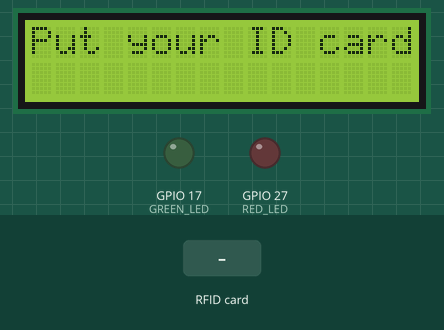
Bench run of a program on a simulated Raspberry Pi (BCM pin numbers). Shown: 16×2 character LCD, output pins drawn as LEDs (lit = HIGH). Dashed ring = blinking. The test bench sets the inputs (shaded band). The RFID card's data blocks start empty; pins used as bus, display or sensor lines are not drawn.

Above: at 1.2 s.
1.3 s: RFID card 5A 4F D3 80 held to the reader
At 2.1 s:
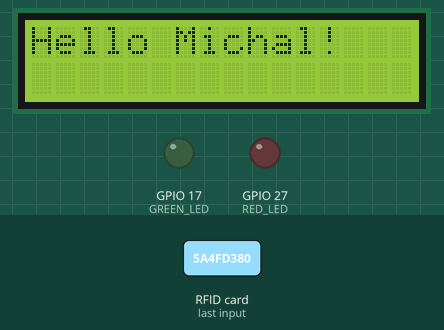
4.3 s: RFID card 0D 1A 10 0C held to the reader
At 4.6 s:
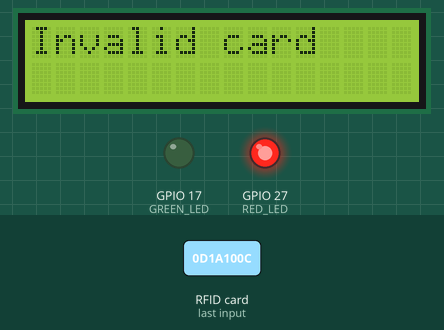
6.8 s: RFID card 5A 4F D3 80 held to the reader
At 8.5 s:
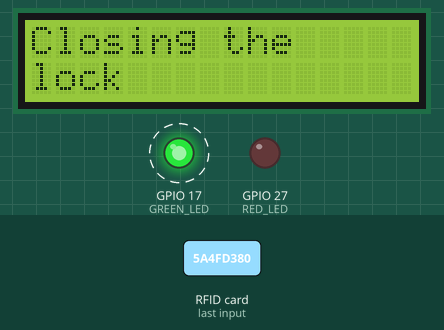
Timing chart, 0 to 12.3 s (numbered marks = the images above; inputs shaded):
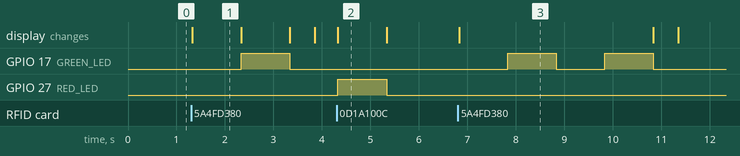

The program:

main.py
```python
import RPi.GPIO as GPIO                             # Obsługa pinów GPIO i PWM
from time import sleep                              # Biblioteka do wykorzystania funkcji sleep()
from mfrc522 import SimpleMFRC522                   # Biblioteka obsługi czytnika RFID
from RPLCD.gpio import CharLCD                      # Obsługa wyświetlacza LCD

GPIO.setwarnings(False)                             # wyłączenie ostrzeżeń podczas pracy kodu
"""-----------------------------------------"""
GPIO.setmode(GPIO.BCM)                              # konfiguracja konwencji oznaczenia pinów GPIO

# --- definicja pinów wyjściowych ---
PWM_PIN = 18                                        # Sygnał PWM ma być wygenerowany na GPIO18, czyli fizyczny pin 12
GREEN_LED = 17                                      # Dioda zielona informująca o poprawnym ID
RED_LED = 27                                        # Dioda czerwona informująca o błędnym ID

# --- definicja kanałów jako wyjścia ---
GPIO.setup(RED_LED,GPIO.OUT)
GPIO.setup(GREEN_LED,GPIO.OUT)
GPIO.setup(PWM_PIN, GPIO.OUT)

freq = 50                                           # częstotliowść przebiegu PWM
correctID = 387886317638                            # Prawidłowe ID
count = 0

"""-----------------------------------------"""

reader = SimpleMFRC522()                            # Stworzenie instancji

# Konfiguracja wyświetlacza LCD
lcd = CharLCD(numbering_mode=GPIO.BCM, pin_rs=5, pin_e=6, pins_data=[13, 26, 16, 12],
              cols=16, rows=2, dotsize=8,
              charmap='A02',
              auto_linebreaks=False)


pwm = GPIO.PWM(PWM_PIN,freq)                        # definicja kanału PWM na pinie (18) i częstotliwości 50 Hz (20ms)

# Uruchomienie PWM: 3 oznacza wypełnienie 3% czyli pozycja 0
pwm.start(3)
GPIO.output(PWM_PIN, True)


while True:
    lcd.clear()                                     # Czyszczenie ekranu
    lcd.write_string('Put your ID card')            # Wyświetlenie informacji o zbliżeniu karty

    id, text = reader.read()                        # Odczyt ID z karty

    if(id == correctID):                            # jeśli przyłozona karta jest zgodna z ID

        count = count + 1                           # Zwiększenie licznika (po ponownym przyłożeniu karty)
        if(count == 2):                             # Jeśli drugi raz przyłoży się kartę następuje zamknięcie zamka
            lcd.clear()                             # Czyszczenie ekranu
            lcd.write_string("Closing the")         # Wyświetlenie informacji o zamykaniu zamka w pierwszym wierszu
            lcd.cursor_pos = (1, 0)                 # Przejście do drugiego wiersza
            lcd.write_string('lock')
            for i in range(2):                      # Pętla odpowiedzialna za 2-krotne zapalenie i zgaszenie GREEN_LED
                GPIO.output(GREEN_LED, GPIO.LOW)
                sleep(1)
                GPIO.output(GREEN_LED, GPIO.HIGH)
                sleep(1)
                GPIO.output(GREEN_LED, GPIO.LOW)
            pwm.ChangeDutyCycle(3)                  # zmiana wypełnienia sygnału PWM (0 stopni)
            lcd.write_string("Locked")              # Wyświetlenie informacji o zamyknięciu zamka
            lcd.clear()                             # Czyszczenie ekranu
            count = 0                               # Wyzerowanie licznika
            sleep(0.5)                              # Czekanie 0.5s
        else:
            lcd.clear()                             # Czyszczenie ekranu
            lcd.write_string('Hello Michal!')       # Wyświetlenie przywitania
            sleep(1)                                # Czekanie 1s
            lcd.clear()                             # Czyszczenie ekranu
            lcd.write_string("Access granted")      # Wyświetlenie informacji o przyznanym dostępie
            GPIO.output(GREEN_LED, GPIO.HIGH)       # Zapalenie GREEN_LED

            pwm.ChangeDutyCycle(12.5)               # Zmiana wypełnienia sygnału PWM (180 stopni)
            sleep(1)                                # Czekanie 1s
            lcd.clear()                             # Czyszczenie ekranu
            GPIO.output(GREEN_LED, GPIO.LOW)        # Zgaszenie GREEN_LED
            sleep(0.5)                              # Czekanie 0.5s


    else:

        lcd.clear()                                 # Czyszczenie ekranu
        lcd.write_string("Invalid card")            # Wyświetlenie informacji o błędnej karcie dostępu
        GPIO.output(RED_LED,GPIO.HIGH)              # Zapalenie RED_LED
        sleep(1)                                    # Czekanie 1s
        lcd.clear()                                 # Czyszczenie ekranu
        GPIO.output(RED_LED,GPIO.LOW)               # Zgaszenie RED_LED
pwm.stop()
GPIO.cleanup()                                      # wyłączenie wszystkich kanałów PWM
```

Measured:
- after the input at 1.3 s, GPIO 17 (GREEN_LED): LOW → HIGH after 1.0 s, → LOW 1.0 s later; the display: changes at once (image 1)
- after the input at 4.3 s, GPIO 27 (RED_LED): LOW → HIGH at once, → LOW 1.0 s later; the display: changes at once (image 2)
- after the input at 6.8 s, GPIO 17 (GREEN_LED): alternates HIGH for 1.0 s and LOW for 1.0 s, 4 changes in all, then stays LOW, starting after 1.0 s; the display: changes at once (image 3)
- what the display in image 1 shows lasts 1.0 s, from 1.3 s to 2.3 s
